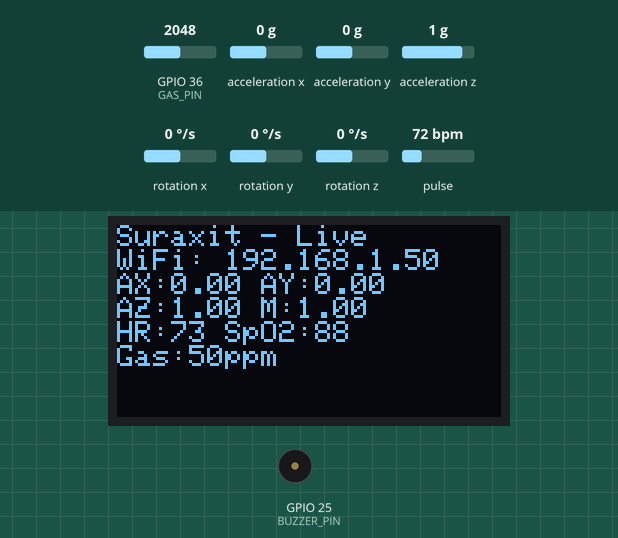
This sketch was run on a simulated ESP32. Shown: 128×64 one-colour display, buzzer (waves = sounding, pin HIGH). The inputs (shaded band) are chosen by the test bench; at power-on: acceleration x 0 g, GPIO 36 (GAS_PIN) = 2048, acceleration y 0 g, acceleration z 1 g, rotation x 0 °/s, rotation y 0 °/s, rotation z 0 °/s, pulse 72 bpm. WiFi joins after 1.5 s; servers stay silent unless stated; uploads are accepted with an empty reply; random numbers use the default seed unless the sketch sets one; what the sketch prints to the serial monitor is not drawn.

Above: at 2.7 s.
2.8 s: acceleration x set to -1.4 g
At 5.2 s:
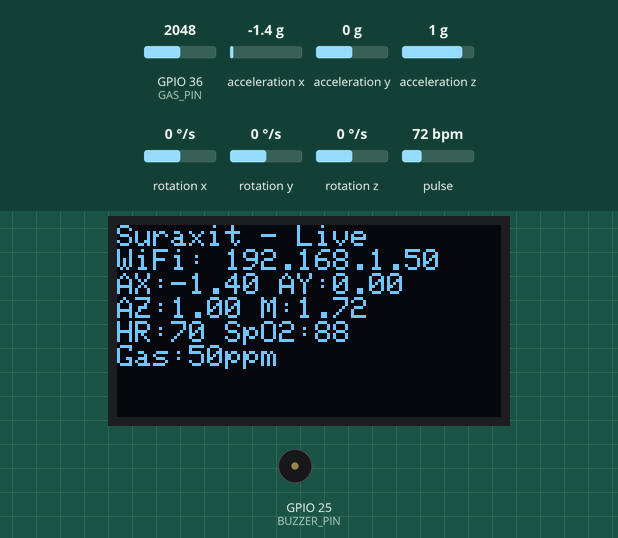
5.3 s: GPIO 36 (GAS_PIN) set to 2866
At 6.2 s:
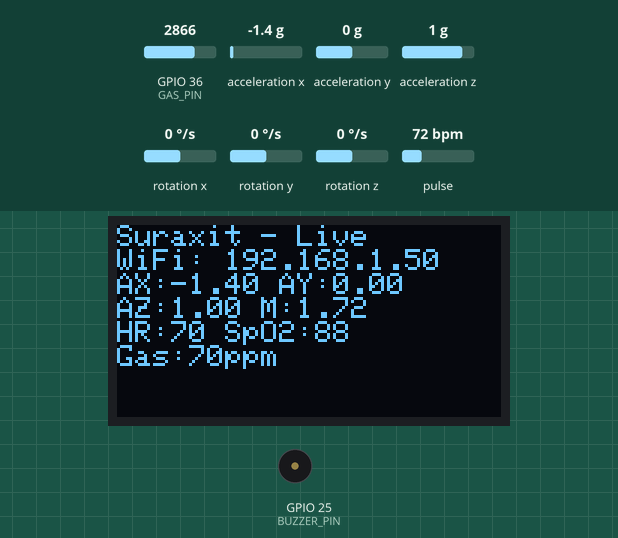
7.9 s: acceleration y set to -1.4 g
At 8.6 s:
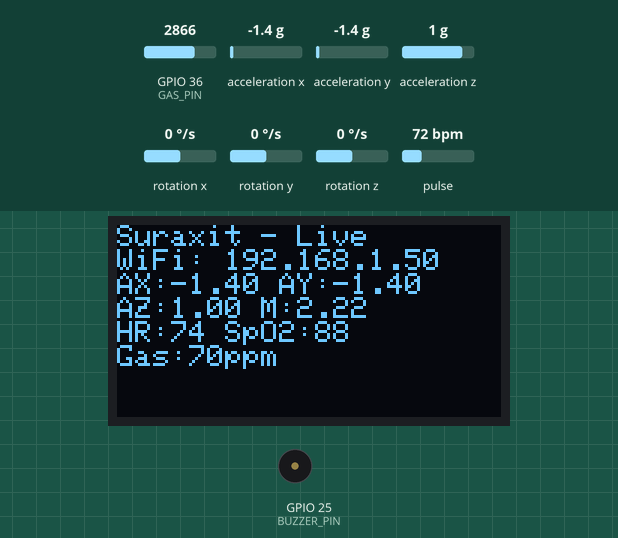
10.5 s: acceleration z set to -1.4 g
At 10.9 s:
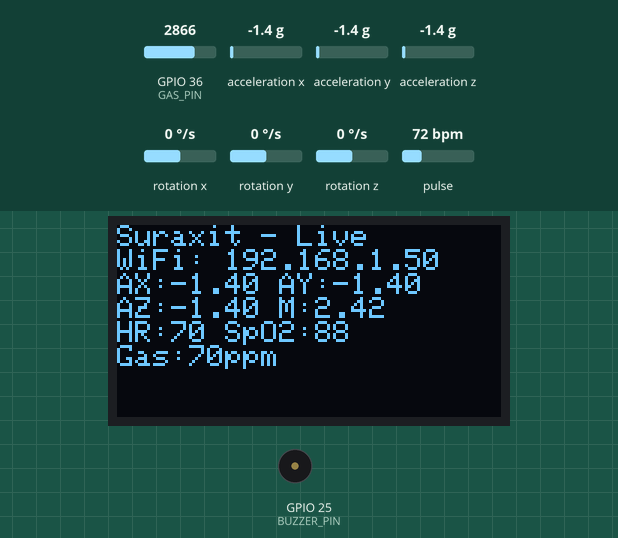
12.5 s: GPIO 36 (GAS_PIN) set to 3972
At 13.4 s:
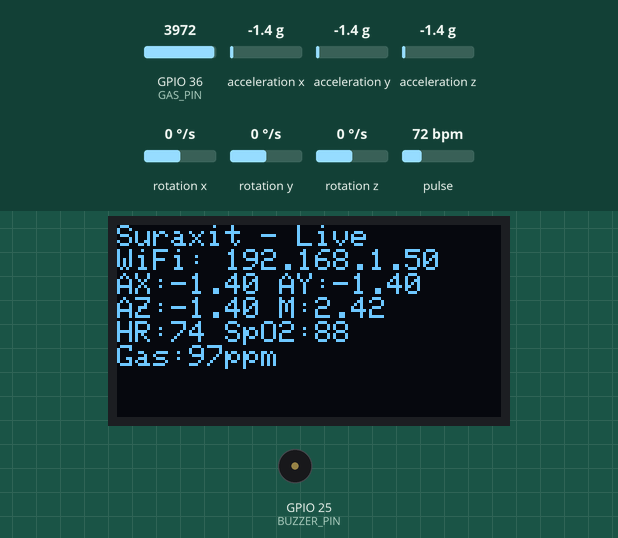
15.1 s: GPIO 36 (GAS_PIN) set to 1228
At 18.0 s:
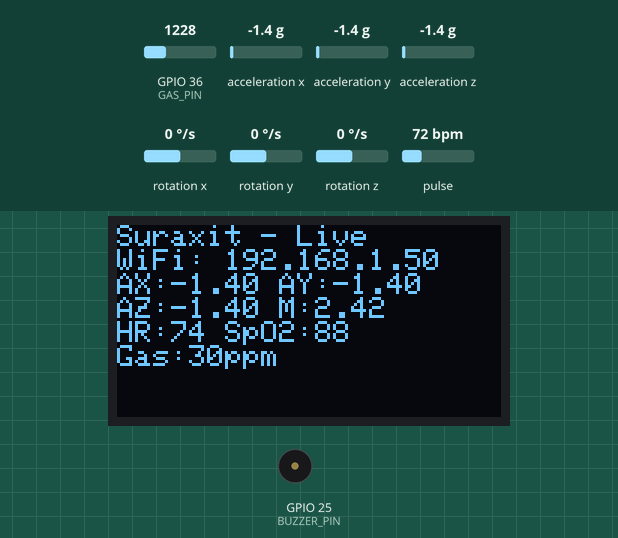
Timing chart, 0 to 18.7 s (numbered marks = the images above; inputs shaded):
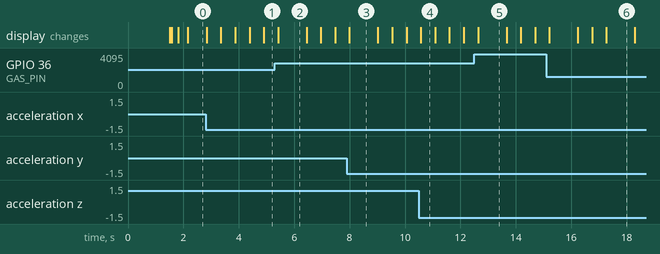

Measured:
- what the display in image 3 shows lasts 1.0 s, from 8.0 s to 9.0 s
- what the display in image 4 shows lasts 0.5 s, from 10.6 s to 11.1 s

The sketch:

sensor_node.ino
```cpp
/*
 * Suraxit — ESP32 Sensor Node (Node A)
 * ─────────────────────────────────────
 * Reads MPU6050 (accel/gyro), MAX30105 (SpO2), gas sensor (analog).
 * Normal mode  : HTTP POST JSON to Flask server every 1 s.
 * Blackout mode: If Wi-Fi fails 3× in a row, broadcasts an ESP-NOW
 *                emergency packet so a nearby relay node can forward it.
 *
 * ESP-NOW and Wi-Fi coexist — no mode switching required.
 *
 * Wiring (default):
 *   MPU6050  → SDA=21, SCL=22
 *   MAX30105 → same I2C bus
 *   SSD1306  → same I2C bus, addr 0x3C
 *   MQ-135   → A0 (GPIO 36)
 *   Buzzer   → GPIO 25
 *
 * ⚠️  Change WIFI_SSID, WIFI_PASS, SERVER_IP below for your network.
 */

#include <WiFi.h>
#include <HTTPClient.h>
#include <Wire.h>
#include <MPU6050.h>
#include "MAX30105.h"
#include <Adafruit_GFX.h>
#include <Adafruit_SSD1306.h>
#include <esp_now.h>
#include <esp_wifi.h>

#include "../protocol.h"   // shared packet definitions

// ═══════════════════════════════════════════
//  USER CONFIG — change these for your setup
// ═══════════════════════════════════════════
#define WIFI_SSID     "KP"
#define WIFI_PASS     "987654321"
#define SERVER_IP     "172.18.235.57"
#define SERVER_PORT   5000
#define SERVER_PATH   "/api/sensors/push"

// Pin assignments
#define GAS_PIN       36   // analog (MQ-135 AO pin)
#define BUZZER_PIN    25
#define SCREEN_WIDTH  128
#define SCREEN_HEIGHT 64

// ═══════════════════════════════════════════
//  Globals
// ═══════════════════════════════════════════
Adafruit_SSD1306 display(SCREEN_WIDTH, SCREEN_HEIGHT, &Wire, -1);
MPU6050 mpu;
MAX30105 particleSensor;

unsigned long lastPush       = 0;
unsigned long lastOLED       = 0;
unsigned long lastHeartbeat  = 0;
unsigned long lastReconnect  = 0;
unsigned long startTime;

float simulatedHR = 72.0;
float baseHR      = 72.0;

// ── Blackout / ESP-NOW state ──
bool   blackoutMode     = false;
int    wifiFailCount    = 0;
bool   espNowReady      = false;

// Broadcast address (all peers) — replace with relay MAC for unicast
uint8_t broadcastMAC[] = {0xFF, 0xFF, 0xFF, 0xFF, 0xFF, 0xFF};

// ═══════════════════════════════════════════
//  ESP-NOW send callback
// ═══════════════════════════════════════════
void onDataSent(const uint8_t *mac_addr, esp_now_send_status_t status) {
    Serial.printf("[ESP-NOW] Send %s\n",
                  status == ESP_NOW_SEND_SUCCESS ? "OK" : "FAIL");
}

// ═══════════════════════════════════════════
//  ESP-NOW receive callback (for ACKs)
// ═══════════════════════════════════════════
void onDataRecv(const uint8_t *mac_addr, const uint8_t *data, int len) {
    if (len < 1) return;
    uint8_t pkt_type = data[0];
    if (pkt_type == PKT_ACK) {
        Serial.println("[ESP-NOW] Received ACK from relay");
    } else if (pkt_type == PKT_HEARTBEAT) {
        Serial.println("[ESP-NOW] Relay heartbeat received — mesh alive");
    }
}

// ═══════════════════════════════════════════
//  Init ESP-NOW (runs alongside Wi-Fi)
// ═══════════════════════════════════════════
void initESPNow() {
    if (esp_now_init() != ESP_OK) {
        Serial.println("[ESP-NOW] Init FAILED");
        return;
    }
    esp_now_register_send_cb(onDataSent);
    esp_now_register_recv_cb(onDataRecv);

    // Add broadcast peer
    esp_now_peer_info_t peer;
    memset(&peer, 0, sizeof(peer));
    memcpy(peer.peer_addr, broadcastMAC, 6);
    peer.channel = 0;  // use current Wi-Fi channel
    peer.encrypt = false;

    if (esp_now_add_peer(&peer) == ESP_OK) {
        espNowReady = true;
        Serial.println("[ESP-NOW] Ready — broadcast peer added");
    }
}

// ═══════════════════════════════════════════
//  Build & send emergency packet via ESP-NOW
// ═══════════════════════════════════════════
void broadcastEmergency(uint8_t alertType, float fallProb, uint8_t spo2Val,
                        uint16_t hr, float gasPpm, float accelMag) {
    if (!espNowReady) return;

    EmergencyPacket pkt;
    memset(&pkt, 0, sizeof(pkt));
    pkt.packet_type    = PKT_EMERGENCY;
    WiFi.macAddress(pkt.origin_mac);
    pkt.timestamp      = (uint32_t)(millis() / 1000);
    pkt.alert_type     = alertType;
    pkt.fall_prob      = fallProb;
    pkt.spo2           = spo2Val;
    pkt.heart_rate     = hr;
    pkt.gas_ppm        = gasPpm;
    pkt.accel_magnitude = accelMag;
    pkt.hop_count      = 0;
    memset(pkt.relay_mac, 0, 6);

    esp_err_t result = esp_now_send(broadcastMAC, (uint8_t *)&pkt, sizeof(pkt));
    Serial.printf("[ESP-NOW] Emergency broadcast %s (alert=%d, fall=%.2f)\n",
                  result == ESP_OK ? "SENT" : "FAIL", alertType, fallProb);

    // Buzzer alert
    tone(BUZZER_PIN, 2000, 500);
}

// ═══════════════════════════════════════════
//  Send heartbeat via ESP-NOW
// ═══════════════════════════════════════════
void sendHeartbeat() {
    if (!espNowReady) return;

    HeartbeatPacket hb;
    memset(&hb, 0, sizeof(hb));
    hb.packet_type    = PKT_HEARTBEAT;
    WiFi.macAddress(hb.origin_mac);
    hb.timestamp      = (uint32_t)(millis() / 1000);
    hb.battery_pct    = 0xFF;  // unknown
    hb.wifi_connected = (WiFi.status() == WL_CONNECTED) ? 1 : 0;

    esp_now_send(broadcastMAC, (uint8_t *)&hb, sizeof(hb));
}

// ═══════════════════════════════════════════
//  SETUP
// ═══════════════════════════════════════════
void setup() {
    Serial.begin(115200);
    Wire.begin();

    // ── Wi-Fi ──
    WiFi.mode(WIFI_STA);
    WiFi.begin(WIFI_SSID, WIFI_PASS);
    Serial.print("[WiFi] Connecting");
    int attempts = 0;
    while (WiFi.status() != WL_CONNECTED && attempts < 20) {
        delay(500);
        Serial.print(".");
        attempts++;
    }
    if (WiFi.status() == WL_CONNECTED) {
        Serial.printf("\n[WiFi] Connected — IP: %s\n", WiFi.localIP().toString().c_str());
    } else {
        Serial.println("\n[WiFi] Connection failed — starting in blackout mode");
        blackoutMode = true;
    }

    // ── ESP-NOW (coexists with Wi-Fi) ──
    initESPNow();

    // ── MPU6050 ──
    mpu.initialize();
    if (mpu.testConnection()) {
        Serial.println("[MPU6050] Connected");
    } else {
        Serial.println("[MPU6050] Connection FAILED");
    }

    // ── MAX30105 SpO2 ──
    if (particleSensor.begin(Wire, I2C_SPEED_FAST)) {
        byte ledBrightness = 30;
        byte sampleAverage = 4;
        byte ledMode       = 2;
        int  sampleRate    = 100;
        int  pulseWidth    = 411;
        int  adcRange      = 32768;
        particleSensor.setup(ledBrightness, sampleAverage, ledMode,
                             sampleRate, pulseWidth, adcRange);
        Serial.println("[MAX30105] Connected");
    } else {
        Serial.println("[MAX30105] Not found — SpO2 will be 0");
    }

    // ── OLED ──
    if (display.begin(SSD1306_SWITCHCAPVCC, 0x3C)) {
        display.clearDisplay();
        display.setTextColor(WHITE);
        display.setTextSize(1);
        display.setCursor(0, 0);
        display.println("Suraxit Sensor Node");
        display.println("Initializing...");
        display.display();
        Serial.println("[OLED] Ready");
    }

    // ── Gas sensor pin ──
    pinMode(GAS_PIN, INPUT);

    // ── Buzzer ──
    pinMode(BUZZER_PIN, OUTPUT);

    randomSeed(analogRead(0));
    startTime = millis();

    Serial.println("\n=== Suraxit Sensor Node Ready ===\n");
}

// ═══════════════════════════════════════════
//  LOOP
// ═══════════════════════════════════════════
void loop() {
    unsigned long now = millis();

    // ── 1. Read MPU6050 (accel + gyro) ──
    int16_t ax_raw, ay_raw, az_raw, gx_raw, gy_raw, gz_raw;
    mpu.getMotion6(&ax_raw, &ay_raw, &az_raw, &gx_raw, &gy_raw, &gz_raw);

    float ax_g = ax_raw / 16384.0;
    float ay_g = ay_raw / 16384.0;
    float az_g = az_raw / 16384.0;
    float gx_dps = gx_raw / 131.0;  // degrees per second
    float gy_dps = gy_raw / 131.0;
    float gz_dps = gz_raw / 131.0;

    float accelMag = sqrt(ax_g * ax_g + ay_g * ay_g + az_g * az_g);

    // ── 2. Read SpO2 ──
    long irValue  = particleSensor.getIR();
    long redValue = particleSensor.getRed();
    float spo2 = 0;

    if (irValue > 15000) {
        float ratio = (float)redValue / (float)irValue;
        spo2 = 110 - (25 * ratio);
        spo2 = constrain(spo2, 0, 100);
    }

    // ── 3. Simulated HR (breathing pattern + HRV noise) ──
    float t = (now - startTime) / 1000.0;
    float breathingEffect = 2.0 * sin(2 * PI * 0.2 * t);
    float hrvNoise = random(-5, 6) * 0.05;
    simulatedHR = baseHR + breathingEffect + hrvNoise;
    simulatedHR = constrain(simulatedHR, 60, 110);

    // ── 4. Read gas sensor (analog → ppm estimate) ──
    int gasRaw = analogRead(GAS_PIN);
    float gasPpm = gasRaw * (100.0 / 4095.0);  // rough 0–100 ppm mapping

    // ── 5. Fall detection (threshold) ──
    float fallProb = 0.05;
    if (accelMag > FALL_ACCEL_THRESHOLD) {
        fallProb = 0.85;
    } else if (accelMag > FALL_ACCEL_WARNING) {
        fallProb = 0.30;
    }
    bool fallDetected = (fallProb > 0.5);

    // ── 6. Determine alert type (if any) ──
    uint8_t alertType = 0;
    if (fallDetected) {
        alertType = ALERT_FALL;
    } else if (spo2 > 0 && spo2 < SPO2_CRITICAL) {
        alertType = ALERT_LOW_SPO2;
    } else if (gasPpm > GAS_HAZARDOUS) {
        alertType = ALERT_GAS;
    }

    // ── 7. Push data to Flask server (every 1 s) ──
    if (now - lastPush >= DATA_PUSH_INTERVAL_MS) {
        lastPush = now;

        if (WiFi.status() == WL_CONNECTED) {
            HTTPClient http;
            String url = String("http://") + SERVER_IP + ":" + SERVER_PORT + SERVER_PATH;
            http.begin(url);
            http.addHeader("Content-Type", "application/json");
            http.setTimeout(3000);

            // Build JSON matching the server's expected format
            String json = "{";
            json += "\"ax\":" + String(ax_g, 4) + ",";
            json += "\"ay\":" + String(ay_g, 4) + ",";
            json += "\"az\":" + String(az_g, 4) + ",";
            json += "\"gx\":" + String(gx_dps, 2) + ",";
            json += "\"gy\":" + String(gy_dps, 2) + ",";
            json += "\"gz\":" + String(gz_dps, 2) + ",";
            json += "\"hr\":" + String(simulatedHR, 1) + ",";
            json += "\"spo2\":" + String(spo2, 1) + ",";
            json += "\"gas\":" + String(gasPpm, 1);
            json += "}";

            int code = http.POST(json);

            if (code > 0) {
                Serial.printf("[HTTP] POST OK (%d)\n", code);
                wifiFailCount = 0;
                if (blackoutMode) {
                    blackoutMode = false;
                    Serial.println("[MODE] Wi-Fi restored — exiting blackout");
                }
            } else {
                wifiFailCount++;
                Serial.printf("[HTTP] POST FAIL (%s) — fail count: %d\n",
                              http.errorToString(code).c_str(), wifiFailCount);
                if (wifiFailCount >= BLACKOUT_THRESHOLD) {
                    blackoutMode = true;
                    Serial.println("[MODE] *** BLACKOUT MODE ACTIVATED ***");
                }
            }
            http.end();
        } else {
            wifiFailCount++;
            if (wifiFailCount >= BLACKOUT_THRESHOLD && !blackoutMode) {
                blackoutMode = true;
                Serial.println("[MODE] *** BLACKOUT — Wi-Fi disconnected ***");
            }
        }

        // ── Emergency in blackout → ESP-NOW broadcast ──
        if (blackoutMode && alertType > 0) {
            Serial.printf("[BLACKOUT] Emergency detected (alert=%d) — ESP-NOW broadcast\n", alertType);
            broadcastEmergency(alertType, fallProb, (uint8_t)spo2,
                               (uint16_t)simulatedHR, gasPpm, accelMag);
        }

        // ── Also broadcast emergency via ESP-NOW even when Wi-Fi is up ──
        //    (redundant path for extra reliability)
        if (!blackoutMode && alertType == ALERT_FALL) {
            broadcastEmergency(alertType, fallProb, (uint8_t)spo2,
                               (uint16_t)simulatedHR, gasPpm, accelMag);
        }
    }

    // ── 8. Heartbeat via ESP-NOW (every 5 s) ──
    if (now - lastHeartbeat >= HEARTBEAT_INTERVAL_MS) {
        lastHeartbeat = now;
        sendHeartbeat();
    }

    // ── 9. Wi-Fi reconnect attempt (every 10 s in blackout) ──
    if (blackoutMode && (now - lastReconnect >= 10000)) {
        lastReconnect = now;
        Serial.println("[WiFi] Attempting reconnect...");
        WiFi.disconnect();
        WiFi.begin(WIFI_SSID, WIFI_PASS);
    }

    // ── 10. OLED display update (every 500 ms) ──
    if (now - lastOLED >= 500) {
        lastOLED = now;

        display.clearDisplay();
        display.setCursor(0, 0);
        display.setTextSize(1);

        if (blackoutMode) {
            display.println("!! BLACKOUT MODE !!");
            display.println("ESP-NOW Mesh Active");
            display.println("");
        } else {
            display.println("Suraxit - Live");
            display.print("WiFi: ");
            display.println(WiFi.localIP().toString());
        }

        display.print("AX:"); display.print(ax_g, 2);
        display.print(" AY:"); display.println(ay_g, 2);
        display.print("AZ:"); display.print(az_g, 2);
        display.print(" M:"); display.println(accelMag, 2);
        display.print("HR:"); display.print(simulatedHR, 0);
        display.print(" SpO2:"); display.println(spo2, 0);
        display.print("Gas:"); display.print(gasPpm, 0);
        display.print("ppm");

        if (fallDetected) {
            display.println("");
            display.println("*** FALL DETECTED ***");
        }

        display.display();
    }

    // ── Buzzer on emergency ──
    if (fallDetected) {
        tone(BUZZER_PIN, 2000, 200);
    }

    delay(10);  // yield
}
```
